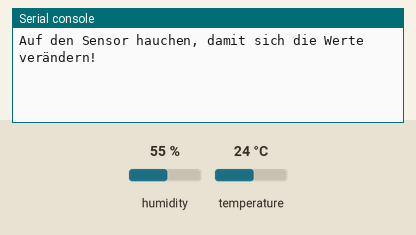
This program was run on a simulated ESP32 board running MicroPython. Parts: the last lines printed to the serial console. The inputs (shaded band) are chosen by the test bench; at power-on: humidity 55 %, temperature 24 °C.

Above: at 1.2 s.
1.3 s: humidity set to 22 %
At 4.2 s:
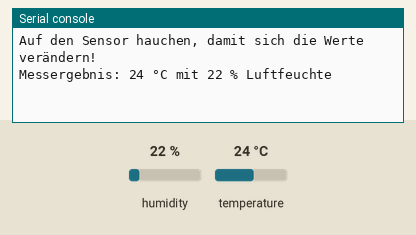
4.5 s: temperature set to 12 °C
At 5.8 s:
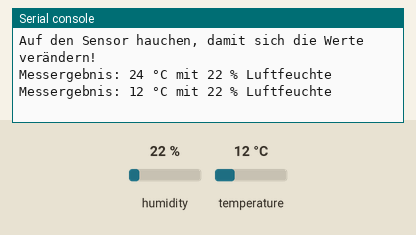
7.6 s: humidity set to 40 %
At 10.0 s:
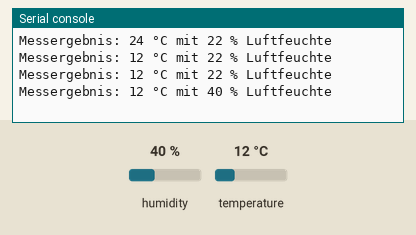

Measured:
- after the input at 1.3 s, the serial console: prints a new line after 1.7 s (image 1)
- after the input at 4.5 s, the serial console: prints a new line after 0.52 s (image 2)
- after the input at 7.6 s, the serial console: prints a new line after 1.4 s (image 3)

The program:

dht11_example.py
```python
'''
Verkablung KY-015 - DHT11 (Temperatur und Luftfeuchte)
DHT11 ............ ESP
-                  GND
+ (mittlerer Pin)  3V3
S                  D27
'''

import machine
import time
import dht

d = dht.DHT11(machine.Pin(27))
time.sleep(1)

def dhtCallback(t):
    d.measure()
    print("Messergebnis: {0} °C mit {1} % Luftfeuchte".format(d.temperature(), d.humidity()))

timer1 = machine.Timer(-1)
timer1.init(period=2000, mode=machine.Timer.PERIODIC, callback=dhtCallback)

print("Auf den Sensor hauchen, damit sich die Werte verändern!")
```
